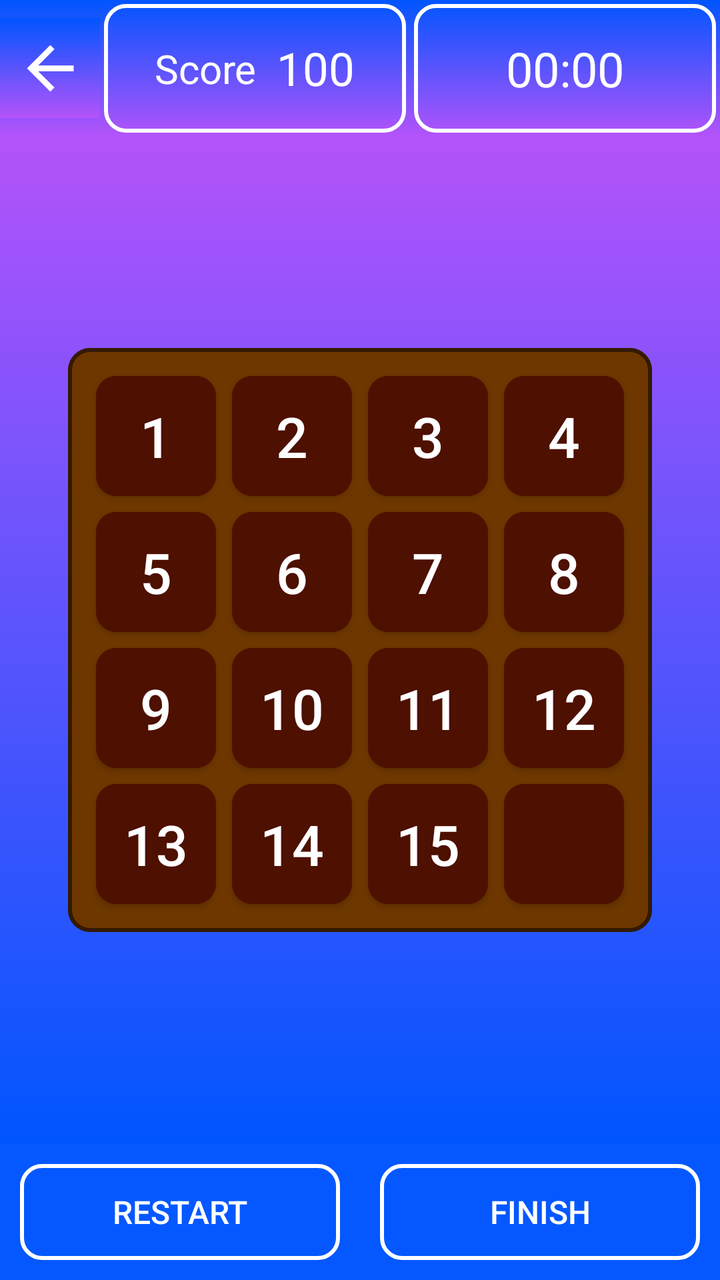
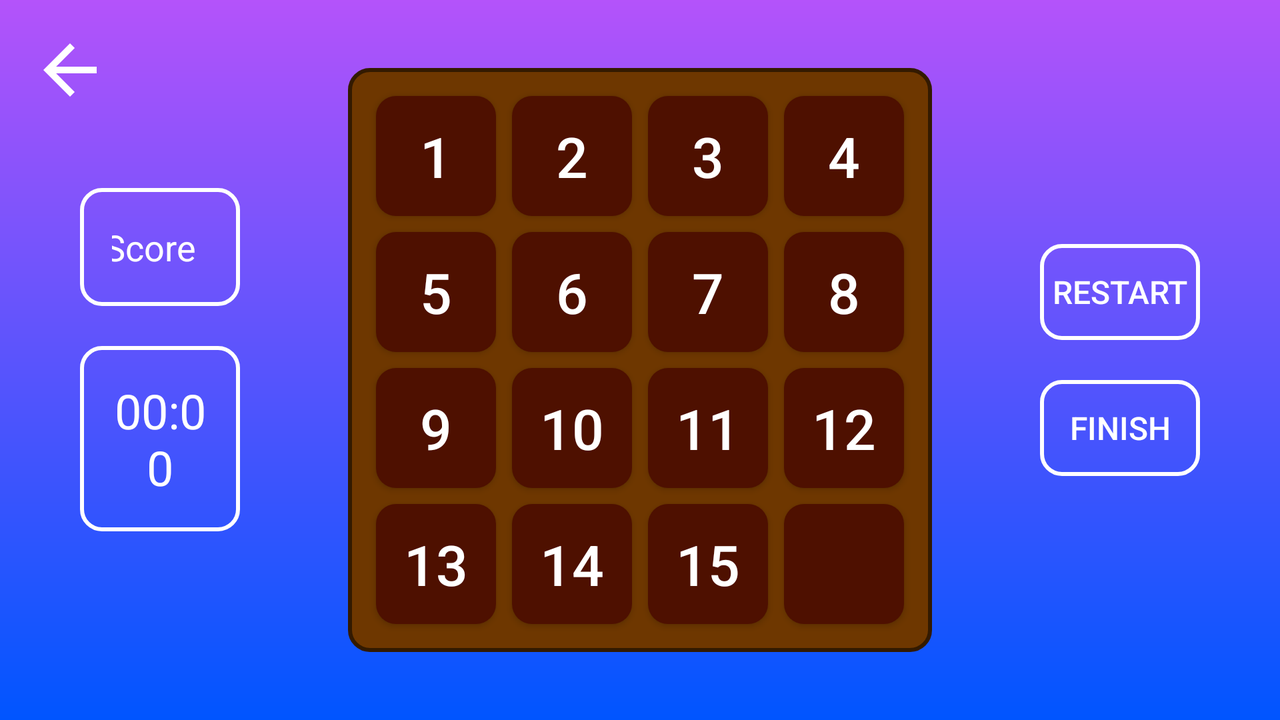

An Android layout and its configuration variant, each rendered on a device that would load it. The default file and the variant file are quoted in full after the pictures.
<!-- AndroidManifest.xml: application theme Theme.Design.Light.NoActionBar -->
<!-- res/layout/activity_medium.xml -->
<?xml version="1.0" encoding="utf-8"?>
<LinearLayout xmlns:android="http://schemas.android.com/apk/res/android"
    android:id="@+id/medium_level_layout"
    xmlns:tools="http://schemas.android.com/tools"
    android:layout_width="match_parent"
    android:layout_height="match_parent"
    android:background="#0558FF"
    android:orientation="vertical"
    tools:context=".ui.MediumActivity">

    <LinearLayout
        android:layout_width="match_parent"
        android:layout_height="wrap_content"
        android:background="@drawable/bg_dash">

        <FrameLayout
            android:layout_width="50dp"
            android:layout_height="50dp"
            android:layout_gravity="center"
            android:background="@drawable/bg_dash">

            <ImageButton
                android:id="@+id/btn_back"
                android:layout_width="50dp"
                android:layout_height="50dp"
                android:layout_gravity="center"
                android:background="@drawable/bg_dash"
                android:clickable="true"
                android:focusable="true"
                android:src="@drawable/arrow_back"
                tools:ignore="SpeakableTextPresentCheck" />
        </FrameLayout>

        <LinearLayout
            android:layout_width="0dp"
            android:layout_height="match_parent"
            android:layout_weight="1"
            android:gravity="center"
            style="@style/STROKE"
            android:padding="16dp">

            <TextView
                android:layout_width="wrap_content"
                android:layout_height="wrap_content"
                android:text="Score"
                android:textColor="@color/white"
                android:textSize="20sp" />

            <Space
                android:layout_width="10dp"
                android:layout_height="0dp" />

            <TextView
                android:id="@+id/text_score"
                android:layout_width="wrap_content"
                android:layout_height="wrap_content"
                android:text="100"
                android:textColor="@color/white"
                android:textSize="23sp" />

        </LinearLayout>

        <Chronometer
            android:id="@+id/time"
            android:layout_width="0dp"
            android:layout_height="wrap_content"
            android:layout_weight="1"
            style="@style/STROKE"
            android:gravity="center"
            android:padding="16dp"
            android:text="100"
            android:textColor="@color/white"
            android:textSize="24sp" />

        <FrameLayout
            android:visibility="gone"
            android:layout_width="wrap_content"
            android:gravity="center"
            android:layout_height="match_parent">

            <Button
                android:id="@+id/btn_musicOn"
                android:layout_width="50dp"
                android:layout_height="50dp"
                android:layout_gravity="center"
                android:layout_marginHorizontal="10dp"
                android:background="@drawable/ic_volume_off"
                tools:ignore="SpeakableTextPresentCheck,DuplicateClickableBoundsCheck" />

        </FrameLayout>

    </LinearLayout>

    <FrameLayout
        android:layout_width="match_parent"
        android:layout_height="0dp"
        android:layout_weight="1"
        android:background="@drawable/bg_main_menu_layout">

        <RelativeLayout
            android:id="@+id/container"
            android:layout_width="wrap_content"
            android:background="@drawable/bg_stroked_item"
            android:padding="10dp"
            android:layout_height="wrap_content"
            android:layout_gravity="center">

            <androidx.appcompat.widget.AppCompatButton
                android:id="@+id/btn1"
                style="@style/GameItemEasy"
                android:text="1" />

            <androidx.appcompat.widget.AppCompatButton
                android:id="@+id/btn2"
                style="@style/GameItemEasy"
                android:layout_toRightOf="@id/btn1"
                android:text="2" />

            <androidx.appcompat.widget.AppCompatButton
                android:id="@+id/btn3"
                style="@style/GameItemEasy"
                android:layout_toRightOf="@id/btn2"
                android:text="3" />

            <androidx.appcompat.widget.AppCompatButton
                android:id="@+id/btn4"
                style="@style/GameItemEasy"
                android:layout_toRightOf="@id/btn3"
                android:text="4" />

            <androidx.appcompat.widget.AppCompatButton
                android:id="@+id/btn5"
                style="@style/GameItemEasy"
                android:layout_below="@id/btn1"
                android:text="5" />

            <androidx.appcompat.widget.AppCompatButton
                android:id="@+id/btn6"
                style="@style/GameItemEasy"
                android:layout_below="@id/btn2"
                android:layout_toRightOf="@id/btn5"
                android:text="6" />

            <androidx.appcompat.widget.AppCompatButton
                android:id="@+id/btn7"
                style="@style/GameItemEasy"
                android:layout_below="@id/btn1"
                android:layout_toRightOf="@id/btn2"
                android:text="7" />

            <androidx.appcompat.widget.AppCompatButton
                android:id="@+id/btn8"
                style="@style/GameItemEasy"
                android:layout_below="@id/btn1"
                android:layout_toRightOf="@id/btn7"
                android:text="8" />

            <androidx.appcompat.widget.AppCompatButton
                android:id="@+id/btn9"
                style="@style/GameItemEasy"
                android:layout_below="@id/btn5"
                android:text="9" />

            <androidx.appcompat.widget.AppCompatButton
                android:id="@+id/btn10"
                style="@style/GameItemEasy"
                android:layout_below="@id/btn5"
                android:layout_toRightOf="@id/btn1"
                android:text="10" />

            <androidx.appcompat.widget.AppCompatButton
                android:id="@+id/btn11"
                style="@style/GameItemEasy"
                android:layout_below="@id/btn5"
                android:layout_toRightOf="@id/btn2"
                android:text="11" />

            <androidx.appcompat.widget.AppCompatButton
                android:id="@+id/btn12"
                style="@style/GameItemEasy"
                android:layout_below="@id/btn5"
                android:layout_toRightOf="@id/btn11"
                android:text="12" />

            <androidx.appcompat.widget.AppCompatButton
                android:id="@+id/btn13"
                style="@style/GameItemEasy"
                android:layout_below="@id/btn9"
                android:text="13" />

            <androidx.appcompat.widget.AppCompatButton
                android:id="@+id/btn14"
                style="@style/GameItemEasy"
                android:layout_below="@id/btn9"
                android:layout_toRightOf="@id/btn1"
                android:text="14" />

            <androidx.appcompat.widget.AppCompatButton
                android:id="@+id/btn15"
                style="@style/GameItemEasy"
                android:layout_below="@id/btn9"
                android:layout_toRightOf="@id/btn2"
                android:text="15" />

            <androidx.appcompat.widget.AppCompatButton
                android:id="@+id/btn16"
                style="@style/GameItemEasy"
                android:layout_below="@id/btn9"
                android:layout_toRightOf="@id/btn3"
                tools:ignore="SpeakableTextPresentCheck" />

        </RelativeLayout>
    </FrameLayout>

    <LinearLayout
        android:layout_width="match_parent"
        android:layout_height="wrap_content">

        <Button
            android:id="@+id/btn_restart"
            style="@style/STROKE"
            android:layout_width="0dp"
            android:layout_margin="10dp"
            android:layout_height="wrap_content"
            android:layout_weight="1"
            android:text="Restart"
            android:textColor="@color/white"
            android:textSize="16sp" />

        <Button
            android:id="@+id/btn_result"
            style="@style/STROKE"
            android:layout_width="0dp"
            android:visibility="gone"
            android:layout_margin="10dp"
            android:layout_height="wrap_content"
            android:layout_weight="1"
            android:text="results"
            android:textColor="@color/white"
            android:textSize="16sp" />

        <Button
            android:id="@+id/btn_finish"
            style="@style/STROKE"
            android:layout_width="0dp"
            android:layout_margin="10dp"
            android:layout_height="wrap_content"
            android:layout_weight="1"
            android:text="finish"
            android:textColor="@color/white"
            android:textSize="16sp" />
    </LinearLayout>

</LinearLayout>
<!-- resources referenced by this layout -->
<resources>
  <color name="white">#FFFFFFFF</color>
  <!-- drawable arrow_back (drawable-v24) -->
  <vector android:autoMirrored="true" android:height="35dp"
      android:viewportHeight="24"
      android:viewportWidth="24" android:width="35dp" xmlns:android="http://schemas.android.com/apk/res/android">
      <path android:fillColor="@color/white" android:pathData="M20,11H7.83l5.59,-5.59L12,4l-8,8 8,8 1.41,-1.41L7.83,13H20v-2z"/>
  </vector>
  <!-- drawable bg_dash (drawable) -->
  <?xml version="1.0" encoding="utf-8"?>
  <shape xmlns:android="http://schemas.android.com/apk/res/android">
      <gradient
          android:startColor="#B453FA"
          android:endColor="#0055FF"
          android:angle="90"/>
  </shape>
  <!-- drawable bg_main_menu_layout (drawable) -->
  <?xml version="1.0" encoding="utf-8"?>
  <shape xmlns:android="http://schemas.android.com/apk/res/android">
      <gradient
          android:startColor="#B453FA"
          android:endColor="#0055FF"
          android:angle="270"/>
  </shape>
  <!-- drawable bg_stroked_item (drawable-v24) -->
  <?xml version="1.0" encoding="utf-8"?>
  <shape xmlns:android="http://schemas.android.com/apk/res/android">
      <stroke
          android:color="#331A00"
          android:width="2dp"/>
      <corners android:radius="10dp"/>
      <solid android:color="#6E3700"/>
  </shape>
  <!-- drawable ic_volume_off (drawable) -->
  <vector android:alpha="0.87" android:autoMirrored="true"
      android:height="5dp" android:tint="#FFFFFF"
      android:viewportHeight="24" android:viewportWidth="24"
      android:width="5dp" xmlns:android="http://schemas.android.com/apk/res/android">
      <path android:fillColor="@android:color/white" android:pathData="M16.5,12c0,-1.77 -1.02,-3.29 -2.5,-4.03v2.21l2.45,2.45c0.03,-0.2 0.05,-0.41 0.05,-0.63zM19,12c0,0.94 -0.2,1.82 -0.54,2.64l1.51,1.51C20.63,14.91 21,13.5 21,12c0,-4.28 -2.99,-7.86 -7,-8.77v2.06c2.89,0.86 5,3.54 5,6.71zM4.27,3L3,4.27 7.73,9L3,9v6h4l5,5v-6.73l4.25,4.25c-0.67,0.52 -1.42,0.93 -2.25,1.18v2.06c1.38,-0.31 2.63,-0.95 3.69,-1.81L19.73,21 21,19.73l-9,-9L4.27,3zM12,4L9.91,6.09 12,8.18L12,4z"/>
  </vector>
  <style name="GameItemEasy">
          <item name="android:background">@drawable/bg_item_views</item>
          <item name="android:layout_width">60dp</item>
          <item name="android:textSize">28sp</item>
          <item name="android:textColor">@color/white</item>
          <item name="android:layout_height">60dp</item>
          <item name="android:layout_margin">4dp</item>
      </style>
  <style name="STROKE">
          <item name="android:background">@drawable/bg_stroke</item>
          <item name="android:layout_margin">2dp</item>
          <item name="android:gravity">center</item>
      </style>
  <!-- drawable bg_item_views (drawable) -->
  <?xml version="1.0" encoding="utf-8"?>
  <shape xmlns:android="http://schemas.android.com/apk/res/android">
      <solid android:color="#4E1000"/>
      <corners android:radius="10dp"/>
  </shape>
  <!-- drawable bg_stroke (drawable-v24) -->
  <?xml version="1.0" encoding="utf-8"?>
  <shape xmlns:android="http://schemas.android.com/apk/res/android">
      <stroke
          android:color="#FFFFFF"
          android:width="2dp"/>
      <corners android:radius="10dp"/>
  </shape>
</resources>
<!-- res/layout-land/activity_medium.xml (the repository's variant of the layout above) -->
<!-- drawn on the phone turned sideways -->
<?xml version="1.0" encoding="utf-8"?>
<FrameLayout xmlns:android="http://schemas.android.com/apk/res/android"
    android:id="@+id/medium_level_layout"
    xmlns:tools="http://schemas.android.com/tools"
    android:layout_width="match_parent"
    android:layout_height="match_parent"
    android:background="#0558FF"
    tools:context=".ui.EasyActivity">

    <LinearLayout
        android:layout_width="match_parent"
        android:layout_height="match_parent"
        android:background="@drawable/bg_main_menu_layout">
        <LinearLayout
            android:layout_width="0dp"
            android:orientation="vertical"
            android:gravity="center"
            android:padding="30dp"
            android:layout_height="match_parent"
            android:layout_weight="2">


            <LinearLayout
                android:layout_width="match_parent"
                android:layout_height="wrap_content"
                android:gravity="center"
                android:layout_margin="10dp"
                style="@style/STROKE"
                android:padding="16dp">

                <TextView
                    android:layout_width="wrap_content"
                    android:layout_height="wrap_content"
                    android:text="Score"
                    android:textColor="@color/white"
                    android:textSize="18sp" />

                <Space
                    android:layout_width="10dp"
                    android:layout_height="0dp" />

                <TextView
                    android:id="@+id/text_score"
                    android:layout_width="wrap_content"
                    android:layout_height="wrap_content"
                    android:text="0"
                    android:textColor="@color/white"
                    android:textSize="20sp" />

            </LinearLayout>

            <Chronometer
                android:id="@+id/time"
                android:layout_width="match_parent"
                android:layout_height="wrap_content"
                style="@style/STROKE"
                android:gravity="center"
                android:padding="16dp"
                android:layout_margin="10dp"
                android:textColor="@color/white"
                android:textSize="24sp" />

        </LinearLayout>
        <LinearLayout
            android:layout_width="0dp"
            android:layout_height="match_parent"
            android:gravity="center"
            android:layout_weight="4">
            <RelativeLayout
                android:id="@+id/container"
                android:layout_width="wrap_content"
                android:background="@drawable/bg_stroked_item"
                android:padding="10dp"
                android:layout_height="wrap_content"
                android:layout_gravity="center">

                <androidx.appcompat.widget.AppCompatButton
                    android:id="@+id/btn1"
                    style="@style/GameItemMedium"
                    android:text="1" />

                <androidx.appcompat.widget.AppCompatButton
                    android:id="@+id/btn2"
                    style="@style/GameItemMedium"
                    android:layout_toRightOf="@id/btn1"
                    android:text="2" />

                <androidx.appcompat.widget.AppCompatButton
                    android:id="@+id/btn3"
                    style="@style/GameItemMedium"
                    android:layout_toRightOf="@id/btn2"
                    android:text="3" />

                <androidx.appcompat.widget.AppCompatButton
                    android:id="@+id/btn4"
                    style="@style/GameItemMedium"
                    android:layout_toRightOf="@id/btn3"
                    android:text="4" />

                <androidx.appcompat.widget.AppCompatButton
                    android:id="@+id/btn5"
                    style="@style/GameItemMedium"
                    android:layout_below="@id/btn1"
                    android:text="5" />

                <androidx.appcompat.widget.AppCompatButton
                    android:id="@+id/btn6"
                    style="@style/GameItemMedium"
                    android:layout_below="@id/btn2"
                    android:layout_toRightOf="@id/btn5"
                    android:text="6" />

                <androidx.appcompat.widget.AppCompatButton
                    android:id="@+id/btn7"
                    style="@style/GameItemMedium"
                    android:layout_below="@id/btn1"
                    android:layout_toRightOf="@id/btn2"
                    android:text="7" />

                <androidx.appcompat.widget.AppCompatButton
                    android:id="@+id/btn8"
                    style="@style/GameItemMedium"
                    android:layout_below="@id/btn1"
                    android:layout_toRightOf="@id/btn7"
                    android:text="8" />

                <androidx.appcompat.widget.AppCompatButton
                    android:id="@+id/btn9"
                    style="@style/GameItemMedium"
                    android:layout_below="@id/btn5"
                    android:text="9" />

                <androidx.appcompat.widget.AppCompatButton
                    android:id="@+id/btn10"
                    style="@style/GameItemMedium"
                    android:layout_below="@id/btn5"
                    android:layout_toRightOf="@id/btn1"
                    android:text="10" />

                <androidx.appcompat.widget.AppCompatButton
                    android:id="@+id/btn11"
                    style="@style/GameItemMedium"
                    android:layout_below="@id/btn5"
                    android:layout_toRightOf="@id/btn2"
                    android:text="11" />

                <androidx.appcompat.widget.AppCompatButton
                    android:id="@+id/btn12"
                    style="@style/GameItemMedium"
                    android:layout_below="@id/btn5"
                    android:layout_toRightOf="@id/btn11"
                    android:text="12" />

                <androidx.appcompat.widget.AppCompatButton
                    android:id="@+id/btn13"
                    style="@style/GameItemMedium"
                    android:layout_below="@id/btn9"
                    android:text="13" />

                <androidx.appcompat.widget.AppCompatButton
                    android:id="@+id/btn14"
                    style="@style/GameItemMedium"
                    android:layout_below="@id/btn9"
                    android:layout_toRightOf="@id/btn1"
                    android:text="14" />

                <androidx.appcompat.widget.AppCompatButton
                    android:id="@+id/btn15"
                    style="@style/GameItemMedium"
                    android:layout_below="@id/btn9"
                    android:layout_toRightOf="@id/btn2"
                    android:text="15" />

                <androidx.appcompat.widget.AppCompatButton
                    android:id="@+id/btn16"
                    style="@style/GameItemMedium"
                    android:layout_below="@id/btn9"
                    android:layout_toRightOf="@id/btn3"
                    tools:ignore="SpeakableTextPresentCheck" />

            </RelativeLayout>

        </LinearLayout>
        <LinearLayout
            android:layout_width="0dp"
            android:layout_height="match_parent"
            android:layout_weight="2">

            <LinearLayout
                android:layout_width="0dp"
                android:layout_weight="1"
                android:padding="30dp"
                android:layout_gravity="center"
                android:orientation="vertical"
                android:layout_height="wrap_content">

                <Button
                    android:id="@+id/btn_restart"
                    style="@style/STROKE"
                    android:layout_width="match_parent"
                    android:layout_margin="10dp"
                    android:layout_height="wrap_content"
                    android:text="Restart"
                    android:textColor="@color/white"
                    android:textSize="16sp" />

                <Button
                    android:id="@+id/btn_finish"
                    style="@style/STROKE"
                    android:layout_width="match_parent"
                    android:layout_margin="10dp"
                    android:layout_height="wrap_content"
                    android:text="finish"
                    android:textColor="@color/white"
                    android:textSize="16sp" />
            </LinearLayout>
        </LinearLayout>

    </LinearLayout>

    <FrameLayout
        android:layout_width="50dp"
        android:layout_height="50dp"
        android:layout_margin="10dp"
        android:layout_gravity="top|start">

        <ImageView
            android:id="@+id/btn_back"
            android:layout_width="40dp"
            android:layout_height="40dp"
            android:layout_gravity="center"
            android:clickable="true"
            android:focusable="true"
            android:src="@drawable/arrow_back"
            tools:ignore="SpeakableTextPresentCheck" />
    </FrameLayout>
    <FrameLayout
        android:visibility="gone"
        android:layout_width="wrap_content"
        android:layout_margin="10dp"
        android:layout_gravity="top|end"
        android:layout_height="wrap_content">

        <Button
            android:id="@+id/btn_musicOn"
            android:layout_width="50dp"
            android:layout_height="50dp"
            android:layout_gravity="center"
            android:layout_marginHorizontal="10dp"
            android:background="@drawable/ic_volume_off" />
    </FrameLayout>


</FrameLayout>
<!-- resources referenced by the variant -->
<!-- as the phone turned sideways resolves them -->
<resources>
  <color name="white">#FFFFFFFF</color>
  <!-- drawable arrow_back (drawable-v24) -->
  <vector android:autoMirrored="true" android:height="35dp"
      android:viewportHeight="24"
      android:viewportWidth="24" android:width="35dp" xmlns:android="http://schemas.android.com/apk/res/android">
      <path android:fillColor="@color/white" android:pathData="M20,11H7.83l5.59,-5.59L12,4l-8,8 8,8 1.41,-1.41L7.83,13H20v-2z"/>
  </vector>
  <!-- drawable bg_main_menu_layout (drawable) -->
  <?xml version="1.0" encoding="utf-8"?>
  <shape xmlns:android="http://schemas.android.com/apk/res/android">
      <gradient
          android:startColor="#B453FA"
          android:endColor="#0055FF"
          android:angle="270"/>
  </shape>
  <!-- drawable bg_stroked_item (drawable-v24) -->
  <?xml version="1.0" encoding="utf-8"?>
  <shape xmlns:android="http://schemas.android.com/apk/res/android">
      <stroke
          android:color="#331A00"
          android:width="2dp"/>
      <corners android:radius="10dp"/>
      <solid android:color="#6E3700"/>
  </shape>
  <!-- drawable ic_volume_off (drawable) -->
  <vector android:alpha="0.87" android:autoMirrored="true"
      android:height="5dp" android:tint="#FFFFFF"
      android:viewportHeight="24" android:viewportWidth="24"
      android:width="5dp" xmlns:android="http://schemas.android.com/apk/res/android">
      <path android:fillColor="@android:color/white" android:pathData="M16.5,12c0,-1.77 -1.02,-3.29 -2.5,-4.03v2.21l2.45,2.45c0.03,-0.2 0.05,-0.41 0.05,-0.63zM19,12c0,0.94 -0.2,1.82 -0.54,2.64l1.51,1.51C20.63,14.91 21,13.5 21,12c0,-4.28 -2.99,-7.86 -7,-8.77v2.06c2.89,0.86 5,3.54 5,6.71zM4.27,3L3,4.27 7.73,9L3,9v6h4l5,5v-6.73l4.25,4.25c-0.67,0.52 -1.42,0.93 -2.25,1.18v2.06c1.38,-0.31 2.63,-0.95 3.69,-1.81L19.73,21 21,19.73l-9,-9L4.27,3zM12,4L9.91,6.09 12,8.18L12,4z"/>
  </vector>
  <style name="GameItemMedium">
          <item name="android:background">@drawable/bg_item_views</item>
          <item name="android:layout_width">60dp</item>
          <item name="android:textSize">28sp</item>
          <item name="android:textColor">@color/white</item>
          <item name="android:layout_height">60dp</item>
          <item name="android:layout_margin">4dp</item>
      </style>
  <style name="STROKE">
          <item name="android:background">@drawable/bg_stroke</item>
          <item name="android:layout_margin">2dp</item>
          <item name="android:gravity">center</item>
      </style>
  <!-- drawable bg_item_views (drawable) -->
  <?xml version="1.0" encoding="utf-8"?>
  <shape xmlns:android="http://schemas.android.com/apk/res/android">
      <solid android:color="#4E1000"/>
      <corners android:radius="10dp"/>
  </shape>
  <!-- drawable bg_stroke (drawable-v24) -->
  <?xml version="1.0" encoding="utf-8"?>
  <shape xmlns:android="http://schemas.android.com/apk/res/android">
      <stroke
          android:color="#FFFFFF"
          android:width="2dp"/>
      <corners android:radius="10dp"/>
  </shape>
</resources>
